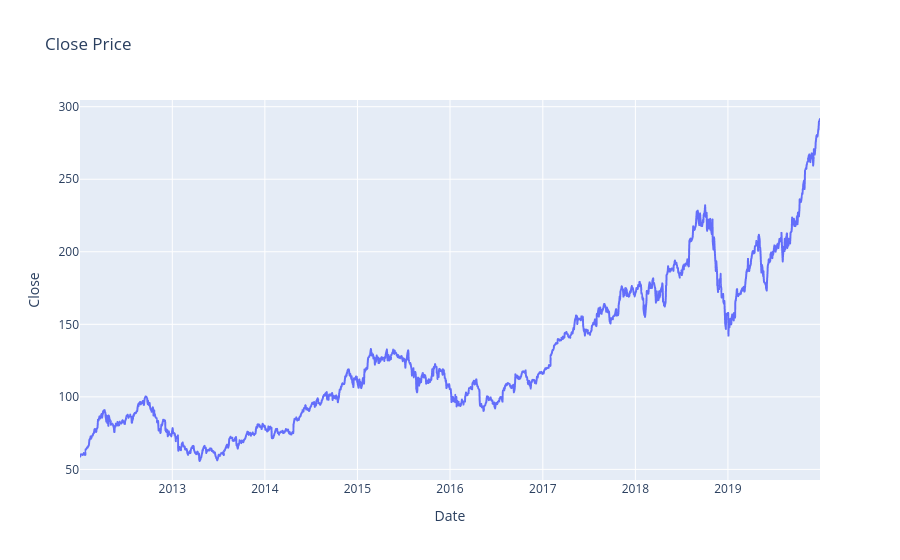

The notebook cell saved with this chart:
### Code cell
import plotly.express as px

fig = px.line(df, x=df.index, y='Close', title='Close Price')
fig.show()

### Figure 1 — Plotly figure (JSON) as saved in the notebook; plotly's stock layout.template omitted (floating-point values rounded to 4 significant figures; data arrays with more than 128 entries replaced by an {"elided": "..."} marker saying what was removed)
{"data": [{"hovertemplate": "Date=%{x}<br>Close=%{y}<extra></extra>", "legendgroup": "", "line": {"color": "#636efa", "dash": "solid"}, "marker": {"symbol": "circle"}, "mode": "lines", "name": "", "showlegend": false, "type": "scattergl", "x": {"elided": "2011 str values"}, "xaxis": "x", "y": {"elided": "2011 float values"}, "yaxis": "y"}], "layout": {"legend": {"tracegroupgap": 0}, "title": {"text": "Close Price"}, "xaxis": {"anchor": "y", "domain": [0, 1], "title": {"text": "Date"}}, "yaxis": {"anchor": "x", "domain": [0, 1], "title": {"text": "Close"}}}}
